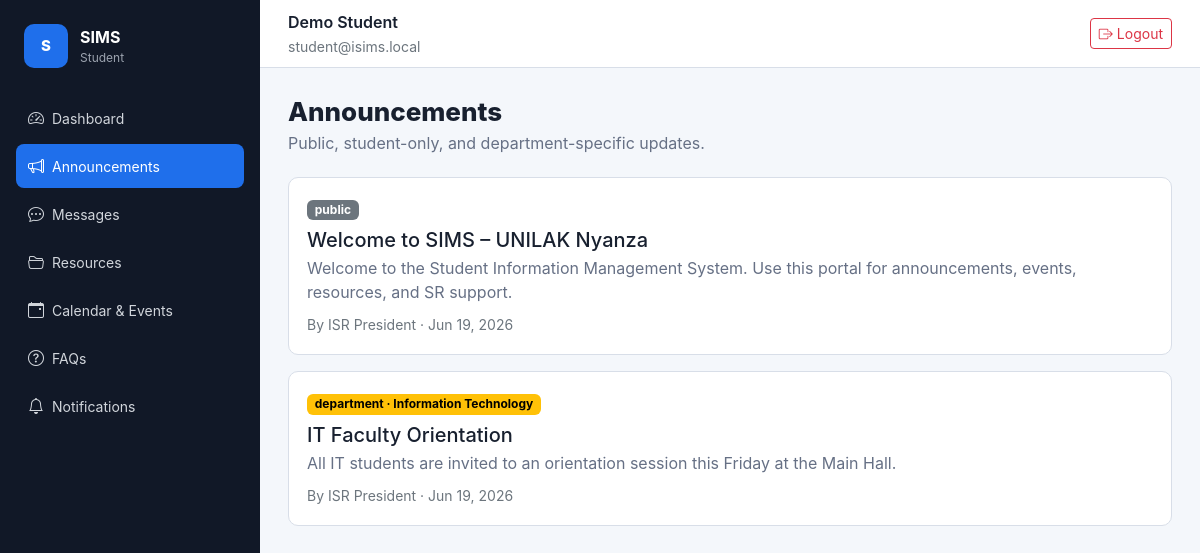
/announcements (signed in), run on the app's committed database.
### tables this page shows
CREATE TABLE announcements (
  id INT UNSIGNED AUTO_INCREMENT PRIMARY KEY,
  user_id INT UNSIGNED NOT NULL,
  department_id INT UNSIGNED NULL,
  title VARCHAR(180) NOT NULL,
  body TEXT NOT NULL,
  audience ENUM('public','students','department') NOT NULL DEFAULT 'public',
  is_archived TINYINT(1) NOT NULL DEFAULT 0,
  published_at DATETIME NULL,
  created_at TIMESTAMP DEFAULT CURRENT_TIMESTAMP,
  updated_at TIMESTAMP DEFAULT CURRENT_TIMESTAMP ON UPDATE CURRENT_TIMESTAMP,
  CONSTRAINT fk_ann_user FOREIGN KEY (user_id) REFERENCES users(id) ON DELETE CASCADE,
  CONSTRAINT fk_ann_dept FOREIGN KEY (department_id) REFERENCES departments(id) ON DELETE SET NULL,
  INDEX idx_ann_audience (audience, is_archived, published_at)
);

CREATE TABLE users (
  id INT UNSIGNED AUTO_INCREMENT PRIMARY KEY,
  role_id INT UNSIGNED NOT NULL,
  department_id INT UNSIGNED NULL,
  name VARCHAR(150) NOT NULL,
  email VARCHAR(180) NOT NULL UNIQUE,
  password VARCHAR(255) NOT NULL,
  phone VARCHAR(40) NULL,
  student_number VARCHAR(60) NULL UNIQUE,
  position VARCHAR(120) NULL,
  status ENUM('active','inactive','suspended') NOT NULL DEFAULT 'active',
  reset_token VARCHAR(120) NULL,
  reset_token_expires_at DATETIME NULL,
  last_login_at DATETIME NULL,
  created_at TIMESTAMP DEFAULT CURRENT_TIMESTAMP,
  updated_at TIMESTAMP DEFAULT CURRENT_TIMESTAMP ON UPDATE CURRENT_TIMESTAMP,
  CONSTRAINT fk_users_role FOREIGN KEY (role_id) REFERENCES roles(id),
  CONSTRAINT fk_users_department FOREIGN KEY (department_id) REFERENCES departments(id) ON DELETE SET NULL,
  INDEX idx_users_role_status (role_id, status),
  INDEX idx_users_department (department_id)
);

CREATE TABLE departments (
  id INT UNSIGNED AUTO_INCREMENT PRIMARY KEY,
  faculty_id INT UNSIGNED NULL,
  name VARCHAR(120) NOT NULL UNIQUE,
  code VARCHAR(30) NOT NULL UNIQUE,
  is_active TINYINT(1) NOT NULL DEFAULT 1,
  created_at TIMESTAMP DEFAULT CURRENT_TIMESTAMP,
  updated_at TIMESTAMP DEFAULT CURRENT_TIMESTAMP ON UPDATE CURRENT_TIMESTAMP,
  CONSTRAINT fk_dept_faculty FOREIGN KEY (faculty_id) REFERENCES faculties(id) ON DELETE SET NULL,
  INDEX idx_dept_faculty (faculty_id)
);

### app/controllers/BaseController.php (called while the page is built, shortened)
<?php
abstract class BaseController
{
    protected function view(string $view, array $data = [], string $layout = 'app'): void
    {
        extract($data, EXTR_SKIP);
        require APP_PATH . '/views/' . $view . '.php';
    }
}

### app/controllers/AnnouncementController.php (called while the page is built, shortened)
<?php
final class AnnouncementController extends BaseController
{
    public function index(): void
    {
        $user = auth_user();
        $isLeader = has_role('isr_leader', 'leader_admin', 'system_admin');
        $this->view('announcements/index', [
            'announcements' => $isLeader
                ? (new Announcement())->all()
                : (new Announcement())->visibleFor($user),
            'departments'   => (new User())->departments(),
        ]);
    }
}

### config/Router.php (called while the page is built, shortened)
<?php
final class Router
{
    private array $routes = [];
    private function add(string $method, string $path, array $handler, array $middleware): void
    {
        $this->routes[$method][$this->normalize($path)] = compact('handler', 'middleware');
    }
    public function dispatch(string $method, string $uri): void
    {
        $path = $this->normalize($this->stripBasePath($uri));
        $route = $this->routes[$method][$path] ?? null;
        [$controller, $action] = $route['handler'];
        (new $controller())->$action();
    }
    private function stripBasePath(string $uri): string
    {
        return $uri;
    }
    private function normalize(string $path): string
    {
        $path = '/' . trim($path, '/');
        return $path === '/' ? '/' : rtrim($path, '/');
    }
}

### public/index.php (called while the page is built, shortened)
<?php
require BASE_PATH . '/config/bootstrap.php';
$router = require BASE_PATH . '/routes/web.php';
$method = $_SERVER['REQUEST_METHOD'];
$router->dispatch($method, parse_url($_SERVER['REQUEST_URI'], PHP_URL_PATH) ?? '/');

### app/models/BaseModel.php (called while the page is built, shortened)
<?php
abstract class BaseModel
{
    protected PDO $db;
    public function __construct()
    {
        $this->db = Database::connection();
    }
    protected function query(string $sql, array $params = []): PDOStatement
    {
        $statement = $this->db->prepare($sql);
        $statement->execute($params);
        return $statement;
    }
}

### config/bootstrap.php (called while the page is built, shortened)
<?php
spl_autoload_register(function (string $class): void {
    $paths = [
        APP_PATH . '/controllers/' . $class . '.php',
        APP_PATH . '/models/' . $class . '.php',
        APP_PATH . '/middleware/' . $class . '.php',
        APP_PATH . '/helpers/' . $class . '.php',
        BASE_PATH . '/config/' . $class . '.php',
    ];
    foreach ($paths as $path) {
        if (is_file($path)) {
            return;
        }
    }
});
require APP_PATH . '/helpers/functions.php';

### app/helpers/functions.php (called while the page is built, shortened)
<?php
function env(string $key, mixed $default = null): mixed
{
    $value = $_ENV[$key] ?? getenv($key);
    return match (strtolower((string) $value)) {
        'true' => true,
        'false' => false,
        'null' => null,
        default => $value,
    };
}
function e(?string $value): string
{
    return htmlspecialchars((string) $value, ENT_QUOTES, 'UTF-8');
}

### config/Database.php (called while the page is built, shortened)
<?php
final class Database
{
    private static ?PDO $connection = null;
    public static function connection(): PDO
    {
        if (self::$connection instanceof PDO) {
            return self::$connection;
        }
        $dsn = sprintf(
            'mysql:host=%s;port=%s;dbname=%s;charset=utf8mb4',
            env('DB_HOST', '127.0.0.1'),
            env('DB_PORT', '3306'),
            env('DB_DATABASE', 'isims')
        );
        self::$connection = new PDO($dsn, env('DB_USERNAME', 'root'), env('DB_PASSWORD', ''), [
            PDO::ATTR_ERRMODE => PDO::ERRMODE_EXCEPTION,
            PDO::ATTR_DEFAULT_FETCH_MODE => PDO::FETCH_ASSOC,
            PDO::ATTR_EMULATE_PREPARES => false,
        ]);
        return self::$connection;
    }
}

### app/models/Announcement.php (called while the page is built, shortened)
<?php
final class Announcement extends BaseModel
{
    public function visibleFor(?array $user): array
    {
        $params = [];
        $where  = ['a.is_archived = 0'];
        if ($user && $user['role_slug'] === 'student') {
            $where[] = "(a.audience IN ('public','students') OR (a.audience = 'department' AND a.department_id = ?))";
            $params[] = $user['department_id'];
        }
        $sql = 'SELECT a.*, u.name AS author_name, d.name AS department_name
                FROM announcements a
                JOIN users u ON u.id = a.user_id
                LEFT JOIN departments d ON d.id = a.department_id
                WHERE ' . implode(' AND ', $where) . '
                ORDER BY COALESCE(a.published_at, a.created_at) DESC';
        return $this->query($sql, $params)->fetchAll();
    }
}

### app/views/announcements/index.php (the view, shortened to what this page needs)
<div class="page-heading">
    <h1>Announcements</h1>
    <p>Public, student-only, and department-specific updates.</p>
</div>
<div class="vstack gap-3">
    <?php foreach ($announcements as $announcement): ?>
        <?php
        $audienceBadge = match($announcement['audience']) {
            'students'   => 'text-bg-primary',
            'department' => 'text-bg-warning',
            default      => 'text-bg-secondary',
        };
        ?>
        <article class="list-card">
            <div class="d-flex justify-content-between gap-3">
                <div class="flex-grow-1 min-w-0">
                    <span class="badge <?= $audienceBadge ?> mb-2">
                        <?= e($announcement['audience']) ?>
                        <?= $announcement['department_name'] ? '· ' . e($announcement['department_name']) : '' ?>
                    </span>
                    <h2 class="h5 mb-1"><?= e($announcement['title']) ?></h2>
                    <p class="mb-2"><?= nl2br(e($announcement['body'])) ?></p>
                    <small class="text-secondary">
                        By <?= e($announcement['author_name']) ?> &middot;
                        <?= e(date('M d, Y', strtotime($announcement['published_at'] ?? $announcement['created_at']))) ?>
                    </small>
                </div>
            </div>
        </article>
    <?php endforeach; ?>
</div>

### public/assets/css/app.css (style rules this page uses)
:root { --ink: #18202f; --muted: #667085; --line: #d8dee8; --panel: #ffffff; --bg: #f4f7fb; --brand: #1f6feb; --brand-dark: #154fb0; --accent: #0f766e; --sidebar-bg: #111827; --sidebar-width: 260px; }
*, *::before, *::after { box-sizing: border-box; }
body { background: var(--bg); color: var(--ink); font-family: Inter, system-ui, -apple-system, BlinkMacSystemFont, "Segoe UI", sans-serif; margin: 0; }
.page-heading { margin-bottom: 22px; }
.page-heading h1 { font-size: 26px; font-weight: 800; margin: 0; }
.page-heading p { color: var(--muted); margin: 4px 0 0; }
.metric, .list-card, .form-panel, .table-panel { background: var(--panel); border: 1px solid var(--line); border-radius: 10px; padding: 18px; }
.list-card { transition: box-shadow .15s; }
.list-card p { color: var(--muted); margin-bottom: 0; }
.min-w-0 { min-width: 0; }

### data on the page
announcements: audience "public", title "Welcome to SIMS – UNILAK Nyanza", body "Welcome to the Student Information Management System. Use this portal for announcements, events, resources, and SR support.", user.name "ISR President", published_at "Jun 19, 2026"
announcements: audience "department", department.name "Information Technology", title "IT Faculty Orientation", body "All IT students are invited to an orientation session this Friday at the Main Hall.", user.name "ISR President", published_at "Jun 19, 2026"

### other printed values
$__appName "SIMS"
auth_user()['role_name'] "Student"
$item[0] "Dashboard"
$item[0] "Announcements"
$item[0] "Messages"
$item[0] "Resources"
$item[0] "Calendar & Events"
$item[0] "FAQs"
$item[0] "Notifications"
auth_user()['name'] "Demo Student"
auth_user()['email'] "student@isims.local"
